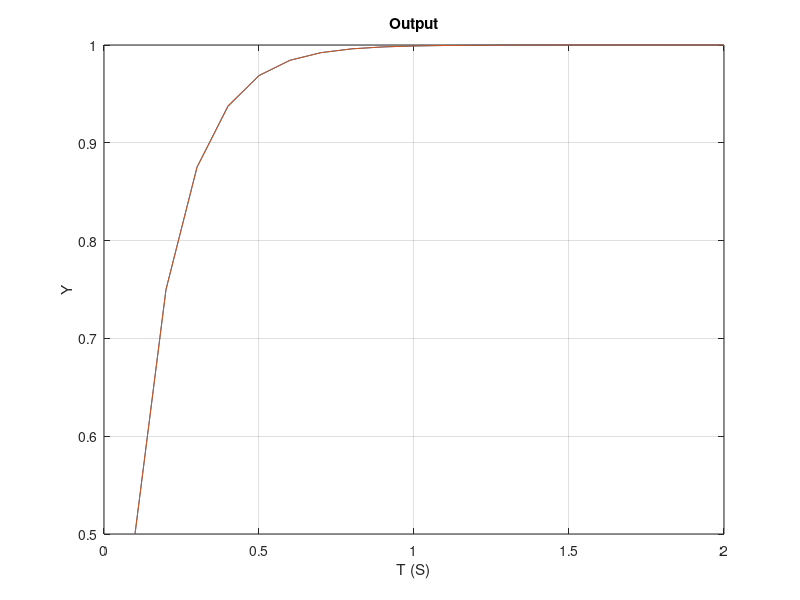

MATLAB code for this plot:
G=.5;
X=1.;
TS=.1;
Y=0.;
T=0.;
N=0;
count=0;
YTHEORY=1.-(1.-G)^N;
for N=1:20
	Y=Y+G*(X-Y);
	T=N*TS;
	YTHEORY=1.-(1.-G)^N;
	count=count+1;
	ArrayT(count)=T;
	ArrayY(count)=Y;
	ArrayYTHEORY(count)=YTHEORY;
end
figure
plot(ArrayT,ArrayY,ArrayT,ArrayYTHEORY),grid
title('Output')
xlabel('T (S)')
ylabel('Y')
clc
output=[ArrayT',ArrayY',ArrayYTHEORY'];
